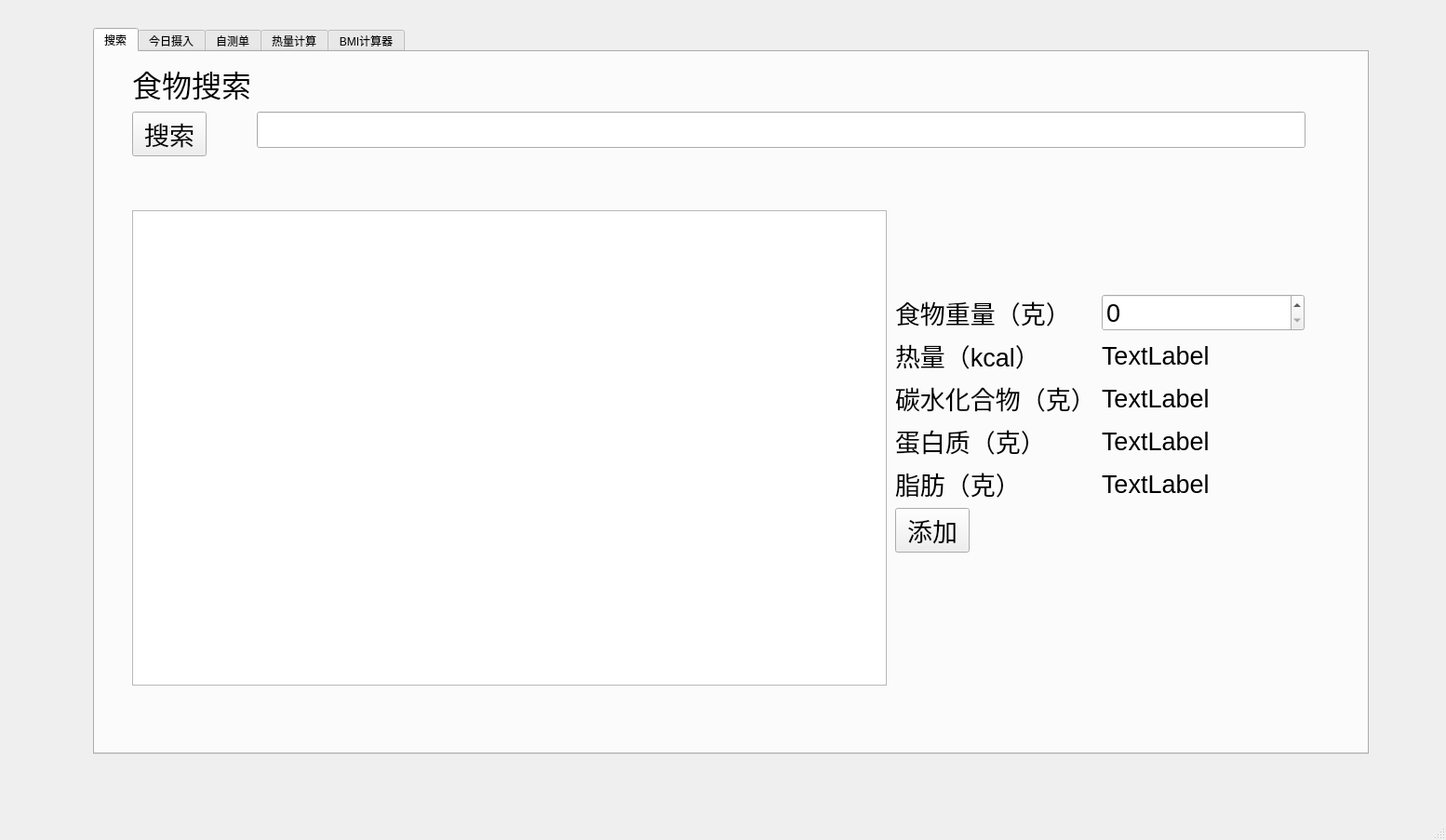
<?xml version="1.0" encoding="UTF-8"?>
<ui version="4.0">
 <class>MainWindow</class>
 <widget class="QMainWindow" name="MainWindow">
  <property name="geometry">
   <rect>
    <x>0</x>
    <y>0</y>
    <width>1554</width>
    <height>903</height>
   </rect>
  </property>
  <property name="windowTitle">
   <string>MainWindow</string>
  </property>
  <widget class="QWidget" name="centralwidget">
   <widget class="QTabWidget" name="tabWidget">
    <property name="geometry">
     <rect>
      <x>100</x>
      <y>30</y>
      <width>1371</width>
      <height>781</height>
     </rect>
    </property>
    <property name="currentIndex">
     <number>0</number>
    </property>
    <widget class="QWidget" name="tab_3">
     <attribute name="title">
      <string>搜索</string>
     </attribute>
     <widget class="QWidget" name="formLayoutWidget_2">
      <property name="geometry">
       <rect>
        <x>40</x>
        <y>10</y>
        <width>1261</width>
        <height>151</height>
       </rect>
      </property>
      <layout class="QFormLayout" name="formLayout_2">
       <item row="3" column="0">
        <widget class="QLabel" name="foodSearch_Title_Label">
         <property name="font">
          <font>
           <pointsize>24</pointsize>
          </font>
         </property>
         <property name="text">
          <string>食物搜索</string>
         </property>
         <property name="alignment">
          <set>Qt::AlignCenter</set>
         </property>
        </widget>
       </item>
       <item row="4" column="0">
        <widget class="QPushButton" name="foodSearch_Search_PushButton">
         <property name="font">
          <font>
           <pointsize>20</pointsize>
          </font>
         </property>
         <property name="text">
          <string>搜索</string>
         </property>
        </widget>
       </item>
       <item row="4" column="1">
        <widget class="QLineEdit" name="FoodSearch_FoodEnter_LineEdit">
         <property name="font">
          <font>
           <pointsize>20</pointsize>
          </font>
         </property>
         <property name="alignment">
          <set>Qt::AlignCenter</set>
         </property>
        </widget>
       </item>
      </layout>
     </widget>
     <widget class="QListWidget" name="FoodSearch_FoodOuput_ListWidget">
      <property name="geometry">
       <rect>
        <x>40</x>
        <y>170</y>
        <width>811</width>
        <height>511</height>
       </rect>
      </property>
     </widget>
     <widget class="QWidget" name="formLayoutWidget_3">
      <property name="geometry">
       <rect>
        <x>860</x>
        <y>260</y>
        <width>440</width>
        <height>339</height>
       </rect>
      </property>
      <layout class="QFormLayout" name="formLayout_3">
       <item row="0" column="1">
        <widget class="QSpinBox" name="FoodSearch_FoodWeightOut_Label">
         <property name="font">
          <font>
           <pointsize>20</pointsize>
          </font>
         </property>
         <property name="maximum">
          <number>10000</number>
         </property>
        </widget>
       </item>
       <item row="1" column="0">
        <widget class="QLabel" name="FoodSearch_Calories_Label">
         <property name="font">
          <font>
           <pointsize>20</pointsize>
          </font>
         </property>
         <property name="text">
          <string>热量（kcal）</string>
         </property>
        </widget>
       </item>
       <item row="1" column="1">
        <widget class="QLabel" name="FoodSearch_CaloriesOut_Label">
         <property name="font">
          <font>
           <pointsize>20</pointsize>
          </font>
         </property>
         <property name="text">
          <string>TextLabel</string>
         </property>
        </widget>
       </item>
       <item row="2" column="0">
        <widget class="QLabel" name="FoodSearch_Carb_Label">
         <property name="font">
          <font>
           <pointsize>20</pointsize>
          </font>
         </property>
         <property name="text">
          <string>碳水化合物（克）</string>
         </property>
        </widget>
       </item>
       <item row="2" column="1">
        <widget class="QLabel" name="FoodSearch_CarbOut_Label">
         <property name="font">
          <font>
           <pointsize>20</pointsize>
          </font>
         </property>
         <property name="text">
          <string>TextLabel</string>
         </property>
        </widget>
       </item>
       <item row="3" column="0">
        <widget class="QLabel" name="FoodSearch_Protein_Label">
         <property name="font">
          <font>
           <pointsize>20</pointsize>
          </font>
         </property>
         <property name="text">
          <string>蛋白质（克）</string>
         </property>
        </widget>
       </item>
       <item row="3" column="1">
        <widget class="QLabel" name="FoodSearch_ProteinOut_Label">
         <property name="font">
          <font>
           <pointsize>20</pointsize>
          </font>
         </property>
         <property name="text">
          <string>TextLabel</string>
         </property>
        </widget>
       </item>
       <item row="4" column="0">
        <widget class="QLabel" name="FoodSearch_Fat_Label">
         <property name="font">
          <font>
           <pointsize>20</pointsize>
          </font>
         </property>
         <property name="text">
          <string>脂肪（克）</string>
         </property>
        </widget>
       </item>
       <item row="4" column="1">
        <widget class="QLabel" name="FoodSearch_FatOut_Label">
         <property name="font">
          <font>
           <pointsize>20</pointsize>
          </font>
         </property>
         <property name="text">
          <string>TextLabel</string>
         </property>
        </widget>
       </item>
       <item row="5" column="0">
        <widget class="QPushButton" name="FoodSearch_AddFood_PushButton">
         <property name="font">
          <font>
           <pointsize>20</pointsize>
          </font>
         </property>
         <property name="text">
          <string>添加</string>
         </property>
        </widget>
       </item>
       <item row="0" column="0">
        <widget class="QLabel" name="FoodSearch_FoodWeight_Label">
         <property name="font">
          <font>
           <pointsize>20</pointsize>
          </font>
         </property>
         <property name="text">
          <string>食物重量（克）</string>
         </property>
        </widget>
       </item>
      </layout>
     </widget>
    </widget>
    <widget class="QWidget" name="tab_5">
     <attribute name="title">
      <string>今日摄入</string>
     </attribute>
     <widget class="QLabel" name="TodayI_Title">
      <property name="geometry">
       <rect>
        <x>540</x>
        <y>0</y>
        <width>131</width>
        <height>51</height>
       </rect>
      </property>
      <property name="font">
       <font>
        <pointsize>20</pointsize>
       </font>
      </property>
      <property name="text">
       <string>今日摄入</string>
      </property>
     </widget>
     <widget class="QWidget" name="formLayoutWidget_4">
      <property name="geometry">
       <rect>
        <x>50</x>
        <y>460</y>
        <width>1021</width>
        <height>201</height>
       </rect>
      </property>
      <layout class="QFormLayout" name="formLayout_4">
       <item row="0" column="0">
        <widget class="QLabel" name="label">
         <property name="font">
          <font>
           <pointsize>20</pointsize>
          </font>
         </property>
         <property name="text">
          <string>热量</string>
         </property>
        </widget>
       </item>
       <item row="1" column="0">
        <widget class="QLabel" name="label_2">
         <property name="font">
          <font>
           <pointsize>20</pointsize>
          </font>
         </property>
         <property name="text">
          <string>碳水化合物</string>
         </property>
        </widget>
       </item>
       <item row="1" column="1">
        <widget class="QLabel" name="todayIn_label_carb">
         <property name="font">
          <font>
           <pointsize>20</pointsize>
          </font>
         </property>
         <property name="text">
          <string>0g</string>
         </property>
         <property name="alignment">
          <set>Qt::AlignCenter</set>
         </property>
        </widget>
       </item>
       <item row="2" column="0">
        <widget class="QLabel" name="label_3">
         <property name="font">
          <font>
           <pointsize>20</pointsize>
          </font>
         </property>
         <property name="text">
          <string>蛋白质</string>
         </property>
        </widget>
       </item>
       <item row="2" column="1">
        <widget class="QLabel" name="todayIn_label_protein">
         <property name="font">
          <font>
           <pointsize>20</pointsize>
          </font>
         </property>
         <property name="text">
          <string>0g</string>
         </property>
         <property name="alignment">
          <set>Qt::AlignCenter</set>
         </property>
        </widget>
       </item>
       <item row="3" column="0">
        <widget class="QLabel" name="label_4">
         <property name="font">
          <font>
           <pointsize>20</pointsize>
          </font>
         </property>
         <property name="text">
          <string>脂肪</string>
         </property>
        </widget>
       </item>
       <item row="3" column="1">
        <widget class="QLabel" name="todayIn_label_fat">
         <property name="font">
          <font>
           <pointsize>20</pointsize>
          </font>
         </property>
         <property name="text">
          <string>0g</string>
         </property>
         <property name="alignment">
          <set>Qt::AlignCenter</set>
         </property>
        </widget>
       </item>
       <item row="0" column="1">
        <widget class="QLabel" name="today_label_calories">
         <property name="font">
          <font>
           <pointsize>20</pointsize>
          </font>
         </property>
         <property name="text">
          <string>0kcal</string>
         </property>
         <property name="alignment">
          <set>Qt::AlignCenter</set>
         </property>
        </widget>
       </item>
      </layout>
     </widget>
     <widget class="QListWidget" name="listWidget">
      <property name="geometry">
       <rect>
        <x>50</x>
        <y>50</y>
        <width>801</width>
        <height>391</height>
       </rect>
      </property>
     </widget>
     <widget class="QPushButton" name="pushButton">
      <property name="geometry">
       <rect>
        <x>910</x>
        <y>220</y>
        <width>171</width>
        <height>51</height>
       </rect>
      </property>
      <property name="font">
       <font>
        <pointsize>20</pointsize>
       </font>
      </property>
      <property name="text">
       <string>删除</string>
      </property>
     </widget>
    </widget>
    <widget class="QWidget" name="tab">
     <attribute name="title">
      <string>自测单</string>
     </attribute>
     <widget class="QWidget" name="gridLayoutWidget">
      <property name="geometry">
       <rect>
        <x>60</x>
        <y>90</y>
        <width>1021</width>
        <height>571</height>
       </rect>
      </property>
      <layout class="QGridLayout" name="gridLayout">
       <item row="0" column="1">
        <widget class="QSpinBox" name="selfCheck_Age_spinBox">
         <property name="font">
          <font>
           <pointsize>20</pointsize>
          </font>
         </property>
         <property name="maximum">
          <number>120</number>
         </property>
        </widget>
       </item>
       <item row="3" column="1">
        <widget class="QSpinBox" name="selfCheck_Waistline_spinBox">
         <property name="font">
          <font>
           <pointsize>20</pointsize>
          </font>
         </property>
         <property name="minimum">
          <number>1</number>
         </property>
         <property name="maximum">
          <number>200</number>
         </property>
        </widget>
       </item>
       <item row="4" column="1">
        <widget class="QComboBox" name="selfCheck_Gender_spinBox">
         <property name="font">
          <font>
           <pointsize>20</pointsize>
          </font>
         </property>
         <item>
          <property name="text">
           <string>男</string>
          </property>
         </item>
         <item>
          <property name="text">
           <string>女</string>
          </property>
         </item>
        </widget>
       </item>
       <item row="1" column="0">
        <widget class="QLabel" name="selfCheck_Weight_label">
         <property name="font">
          <font>
           <pointsize>18</pointsize>
          </font>
         </property>
         <property name="text">
          <string>体重（kg）</string>
         </property>
        </widget>
       </item>
       <item row="0" column="0">
        <widget class="QLabel" name="selfCheck_Age_Label">
         <property name="font">
          <font>
           <pointsize>18</pointsize>
          </font>
         </property>
         <property name="text">
          <string>年龄</string>
         </property>
        </widget>
       </item>
       <item row="5" column="1">
        <widget class="QComboBox" name="selfCheck_History_spinBox">
         <property name="font">
          <font>
           <pointsize>20</pointsize>
          </font>
         </property>
         <item>
          <property name="text">
           <string>有</string>
          </property>
         </item>
         <item>
          <property name="text">
           <string>无</string>
          </property>
         </item>
        </widget>
       </item>
       <item row="5" column="0">
        <widget class="QLabel" name="selfCheck_History_Label">
         <property name="font">
          <font>
           <pointsize>18</pointsize>
          </font>
         </property>
         <property name="text">
          <string>糖尿病家族史</string>
         </property>
        </widget>
       </item>
       <item row="4" column="0">
        <widget class="QLabel" name="selfCheck_Gender_Label">
         <property name="font">
          <font>
           <pointsize>18</pointsize>
          </font>
         </property>
         <property name="text">
          <string>性别</string>
         </property>
        </widget>
       </item>
       <item row="2" column="0">
        <widget class="QLabel" name="selfCheck_Heigh_Label">
         <property name="font">
          <font>
           <pointsize>18</pointsize>
          </font>
         </property>
         <property name="text">
          <string>身高（cm）</string>
         </property>
        </widget>
       </item>
       <item row="2" column="1">
        <widget class="QSpinBox" name="selfCheck_Height_spinBox">
         <property name="font">
          <font>
           <pointsize>20</pointsize>
          </font>
         </property>
         <property name="minimum">
          <number>1</number>
         </property>
         <property name="maximum">
          <number>250</number>
         </property>
        </widget>
       </item>
       <item row="3" column="0">
        <widget class="QLabel" name="selfCheck_Waistline_Label">
         <property name="font">
          <font>
           <pointsize>18</pointsize>
          </font>
         </property>
         <property name="text">
          <string>腰围（cm）</string>
         </property>
        </widget>
       </item>
       <item row="1" column="1">
        <widget class="QSpinBox" name="selfCheck_Weight_spinBox">
         <property name="font">
          <font>
           <pointsize>20</pointsize>
          </font>
         </property>
         <property name="maximum">
          <number>200</number>
         </property>
        </widget>
       </item>
       <item row="6" column="0">
        <widget class="QPushButton" name="selfCheck_Confirm_Pushbutton">
         <property name="font">
          <font>
           <pointsize>20</pointsize>
          </font>
         </property>
         <property name="text">
          <string>确定</string>
         </property>
        </widget>
       </item>
       <item row="6" column="1">
        <widget class="QLabel" name="selfCheck_Output_Label">
         <property name="font">
          <font>
           <pointsize>20</pointsize>
          </font>
         </property>
         <property name="text">
          <string>1111</string>
         </property>
        </widget>
       </item>
      </layout>
     </widget>
     <widget class="QLabel" name="selfCheck_Title_Label">
      <property name="geometry">
       <rect>
        <x>450</x>
        <y>40</y>
        <width>241</width>
        <height>51</height>
       </rect>
      </property>
      <property name="font">
       <font>
        <pointsize>24</pointsize>
       </font>
      </property>
      <property name="text">
       <string>糖尿病自测单</string>
      </property>
     </widget>
    </widget>
    <widget class="QWidget" name="tab_2">
     <attribute name="title">
      <string>热量计算</string>
     </attribute>
     <widget class="QWidget" name="gridLayoutWidget_2">
      <property name="geometry">
       <rect>
        <x>40</x>
        <y>50</y>
        <width>1281</width>
        <height>681</height>
       </rect>
      </property>
      <layout class="QGridLayout" name="gridLayout_2">
       <item row="7" column="0">
        <widget class="QPushButton" name="pushButton_2">
         <property name="font">
          <font>
           <pointsize>20</pointsize>
          </font>
         </property>
         <property name="text">
          <string>计算</string>
         </property>
        </widget>
       </item>
       <item row="7" column="1">
        <spacer name="horizontalSpacer">
         <property name="orientation">
          <enum>Qt::Horizontal</enum>
         </property>
         <property name="sizeHint" stdset="0">
          <size>
           <width>40</width>
           <height>20</height>
          </size>
         </property>
        </spacer>
       </item>
       <item row="9" column="0">
        <widget class="QLabel" name="Metabolism_Protein_Label">
         <property name="font">
          <font>
           <pointsize>18</pointsize>
          </font>
         </property>
         <property name="text">
          <string>蛋白质（g）</string>
         </property>
        </widget>
       </item>
       <item row="0" column="1">
        <widget class="QSpinBox" name="Metabolism_Age_spinBox">
         <property name="font">
          <font>
           <pointsize>20</pointsize>
          </font>
         </property>
         <property name="minimum">
          <number>1</number>
         </property>
         <property name="maximum">
          <number>120</number>
         </property>
        </widget>
       </item>
       <item row="4" column="0">
        <widget class="QLabel" name="Metabolism_WeightGoal_Label">
         <property name="font">
          <font>
           <pointsize>18</pointsize>
          </font>
         </property>
         <property name="text">
          <string>期望体重（kg）</string>
         </property>
        </widget>
       </item>
       <item row="4" column="1">
        <widget class="QSpinBox" name="Metabolism_WeightGoal_spinBox">
         <property name="font">
          <font>
           <pointsize>20</pointsize>
          </font>
         </property>
         <property name="minimum">
          <number>1</number>
         </property>
         <property name="maximum">
          <number>200</number>
         </property>
        </widget>
       </item>
       <item row="3" column="1">
        <widget class="QSpinBox" name="Metabolism_Height_spinBox">
         <property name="font">
          <font>
           <pointsize>20</pointsize>
          </font>
         </property>
         <property name="minimum">
          <number>1</number>
         </property>
         <property name="maximum">
          <number>250</number>
         </property>
        </widget>
       </item>
       <item row="0" column="0">
        <widget class="QLabel" name="Metabolism_Age_Label">
         <property name="font">
          <font>
           <pointsize>18</pointsize>
          </font>
         </property>
         <property name="text">
          <string>年龄</string>
         </property>
        </widget>
       </item>
       <item row="1" column="0">
        <widget class="QLabel" name="Metabolism_Weight_Label">
         <property name="font">
          <font>
           <pointsize>18</pointsize>
          </font>
         </property>
         <property name="text">
          <string>体重（kg）</string>
         </property>
        </widget>
       </item>
       <item row="3" column="0">
        <widget class="QLabel" name="Metabolism_Height_Label">
         <property name="font">
          <font>
           <pointsize>18</pointsize>
          </font>
         </property>
         <property name="text">
          <string>身高（cm）</string>
         </property>
        </widget>
       </item>
       <item row="1" column="1">
        <widget class="QSpinBox" name="Metabolism_Weight_spinBox">
         <property name="font">
          <font>
           <pointsize>20</pointsize>
          </font>
         </property>
         <property name="minimum">
          <number>1</number>
         </property>
         <property name="maximum">
          <number>200</number>
         </property>
        </widget>
       </item>
       <item row="2" column="1">
        <widget class="QComboBox" name="Metabolism_Activity_spinBox">
         <property name="font">
          <font>
           <pointsize>20</pointsize>
          </font>
         </property>
         <item>
          <property name="text">
           <string>整日坐着</string>
          </property>
         </item>
         <item>
          <property name="text">
           <string>非常轻（办公室工作&amp;学习）</string>
          </property>
         </item>
         <item>
          <property name="text">
           <string>轻度运动（站立工作&amp;行走）</string>
          </property>
         </item>
         <item>
          <property name="text">
           <string>中度运动(体力工作&amp;每天运动两小时)</string>
          </property>
         </item>
         <item>
          <property name="text">
           <string>高强度运动（沉重的体力劳动&amp;运动员）</string>
          </property>
         </item>
         <item>
          <property name="text">
           <string>重度运动（每天至少8小时剧烈运动）</string>
          </property>
         </item>
        </widget>
       </item>
       <item row="10" column="0">
        <widget class="QLabel" name="Metabolism_Carb_Label">
         <property name="font">
          <font>
           <pointsize>18</pointsize>
          </font>
         </property>
         <property name="text">
          <string>碳水化合物(g)</string>
         </property>
        </widget>
       </item>
       <item row="8" column="1">
        <widget class="QLabel" name="Metabolism_CaloriesIn_Output">
         <property name="font">
          <font>
           <pointsize>20</pointsize>
          </font>
         </property>
         <property name="text">
          <string>0kcal</string>
         </property>
        </widget>
       </item>
       <item row="2" column="0">
        <widget class="QLabel" name="Metabolism_Activity_Label">
         <property name="font">
          <font>
           <pointsize>18</pointsize>
          </font>
         </property>
         <property name="text">
          <string>运动</string>
         </property>
        </widget>
       </item>
       <item row="11" column="0">
        <widget class="QLabel" name="Metabolism_Fat_Label">
         <property name="font">
          <font>
           <pointsize>18</pointsize>
          </font>
         </property>
         <property name="text">
          <string>脂肪（g）</string>
         </property>
        </widget>
       </item>
       <item row="8" column="0">
        <widget class="QLabel" name="Metabolism_caloriesIn_Label">
         <property name="font">
          <font>
           <pointsize>18</pointsize>
          </font>
         </property>
         <property name="text">
          <string>热量可摄入</string>
         </property>
        </widget>
       </item>
       <item row="5" column="0">
        <widget class="QLabel" name="label_5">
         <property name="font">
          <font>
           <pointsize>20</pointsize>
          </font>
         </property>
         <property name="text">
          <string>性别</string>
         </property>
        </widget>
       </item>
       <item row="9" column="1">
        <widget class="QLabel" name="Metabolism_Protein_Output">
         <property name="font">
          <font>
           <pointsize>20</pointsize>
          </font>
         </property>
         <property name="text">
          <string>0克</string>
         </property>
        </widget>
       </item>
       <item row="11" column="1">
        <widget class="QLabel" name="Metabolism_Fat_Output">
         <property name="font">
          <font>
           <pointsize>20</pointsize>
          </font>
         </property>
         <property name="text">
          <string>0克</string>
         </property>
        </widget>
       </item>
       <item row="10" column="1">
        <widget class="QLabel" name="Metabolism_Carb_Output">
         <property name="font">
          <font>
           <pointsize>20</pointsize>
          </font>
         </property>
         <property name="text">
          <string>0克</string>
         </property>
        </widget>
       </item>
       <item row="5" column="1">
        <widget class="QComboBox" name="comboBox">
         <property name="font">
          <font>
           <pointsize>20</pointsize>
          </font>
         </property>
         <item>
          <property name="text">
           <string>男</string>
          </property>
         </item>
         <item>
          <property name="text">
           <string>女</string>
          </property>
         </item>
        </widget>
       </item>
       <item row="6" column="0">
        <widget class="QLabel" name="label_7">
         <property name="font">
          <font>
           <pointsize>20</pointsize>
          </font>
         </property>
         <property name="text">
          <string>增/减脂期时长（月）</string>
         </property>
        </widget>
       </item>
       <item row="6" column="1">
        <widget class="QSpinBox" name="spinBox_2">
         <property name="font">
          <font>
           <pointsize>20</pointsize>
          </font>
         </property>
        </widget>
       </item>
      </layout>
     </widget>
     <widget class="QLabel" name="Metabolism_Title_Label">
      <property name="geometry">
       <rect>
        <x>570</x>
        <y>0</y>
        <width>241</width>
        <height>51</height>
       </rect>
      </property>
      <property name="font">
       <font>
        <pointsize>24</pointsize>
       </font>
      </property>
      <property name="text">
       <string>每日热量计算</string>
      </property>
     </widget>
    </widget>
    <widget class="QWidget" name="tab_4">
     <attribute name="title">
      <string>BMI计算器</string>
     </attribute>
     <widget class="QWidget" name="formLayoutWidget">
      <property name="geometry">
       <rect>
        <x>50</x>
        <y>0</y>
        <width>1261</width>
        <height>721</height>
       </rect>
      </property>
      <layout class="QFormLayout" name="formLayout">
       <item row="0" column="0">
        <widget class="QLabel" name="BMI_Title">
         <property name="font">
          <font>
           <pointsize>24</pointsize>
          </font>
         </property>
         <property name="text">
          <string>BMI计算器</string>
         </property>
        </widget>
       </item>
       <item row="1" column="0">
        <widget class="QLabel" name="BMI_Weight_Label">
         <property name="font">
          <font>
           <pointsize>20</pointsize>
          </font>
         </property>
         <property name="text">
          <string>体重(kg)</string>
         </property>
        </widget>
       </item>
       <item row="1" column="1">
        <widget class="QSpinBox" name="BMI_Weight_SpinBox">
         <property name="font">
          <font>
           <pointsize>20</pointsize>
          </font>
         </property>
         <property name="minimum">
          <number>1</number>
         </property>
         <property name="maximum">
          <number>200</number>
         </property>
        </widget>
       </item>
       <item row="2" column="0">
        <widget class="QLabel" name="BMI_Height_Label">
         <property name="font">
          <font>
           <pointsize>20</pointsize>
          </font>
         </property>
         <property name="text">
          <string>身高(cm)</string>
         </property>
        </widget>
       </item>
       <item row="2" column="1">
        <widget class="QSpinBox" name="BMI_Height_SpinBox">
         <property name="font">
          <font>
           <pointsize>20</pointsize>
          </font>
         </property>
         <property name="minimum">
          <number>1</number>
         </property>
         <property name="maximum">
          <number>250</number>
         </property>
        </widget>
       </item>
       <item row="3" column="0">
        <widget class="QLabel" name="BMI_Gender_Label">
         <property name="font">
          <font>
           <pointsize>20</pointsize>
          </font>
         </property>
         <property name="text">
          <string>性别</string>
         </property>
        </widget>
       </item>
       <item row="3" column="1">
        <widget class="QComboBox" name="BMI_Gender_ComboBox">
         <property name="font">
          <font>
           <pointsize>20</pointsize>
          </font>
         </property>
         <item>
          <property name="text">
           <string>男</string>
          </property>
         </item>
         <item>
          <property name="text">
           <string>女</string>
          </property>
         </item>
        </widget>
       </item>
       <item row="4" column="0">
        <widget class="QLabel" name="label_6">
         <property name="font">
          <font>
           <pointsize>20</pointsize>
          </font>
         </property>
         <property name="text">
          <string>腰围(cm)</string>
         </property>
        </widget>
       </item>
       <item row="4" column="1">
        <widget class="QSpinBox" name="spinBox">
         <property name="font">
          <font>
           <pointsize>20</pointsize>
          </font>
         </property>
        </widget>
       </item>
       <item row="8" column="0">
        <widget class="QPushButton" name="pushButton_3">
         <property name="font">
          <font>
           <pointsize>20</pointsize>
          </font>
         </property>
         <property name="text">
          <string>计算</string>
         </property>
        </widget>
       </item>
       <item row="8" column="1">
        <spacer name="horizontalSpacer_2">
         <property name="orientation">
          <enum>Qt::Horizontal</enum>
         </property>
         <property name="sizeHint" stdset="0">
          <size>
           <width>40</width>
           <height>20</height>
          </size>
         </property>
        </spacer>
       </item>
       <item row="9" column="0">
        <widget class="QLabel" name="BMI_Output_Label">
         <property name="font">
          <font>
           <pointsize>20</pointsize>
          </font>
         </property>
         <property name="text">
          <string>BMI</string>
         </property>
        </widget>
       </item>
       <item row="9" column="1">
        <widget class="QLabel" name="BMI_Output_Label_2">
         <property name="font">
          <font>
           <pointsize>20</pointsize>
          </font>
         </property>
         <property name="text">
          <string>-</string>
         </property>
         <property name="alignment">
          <set>Qt::AlignCenter</set>
         </property>
        </widget>
       </item>
       <item row="10" column="0">
        <widget class="QLabel" name="BMI_Heathness_Label">
         <property name="font">
          <font>
           <pointsize>20</pointsize>
          </font>
         </property>
         <property name="text">
          <string>BMI健康度</string>
         </property>
        </widget>
       </item>
       <item row="10" column="1">
        <widget class="QLabel" name="BMI_Heathness_Label_2">
         <property name="font">
          <font>
           <pointsize>20</pointsize>
          </font>
         </property>
         <property name="text">
          <string>-</string>
         </property>
         <property name="alignment">
          <set>Qt::AlignCenter</set>
         </property>
        </widget>
       </item>
       <item row="11" column="0">
        <widget class="QLabel" name="BMI_Bodyfat_Label">
         <property name="font">
          <font>
           <pointsize>20</pointsize>
          </font>
         </property>
         <property name="text">
          <string>估算体脂率</string>
         </property>
        </widget>
       </item>
       <item row="11" column="1">
        <widget class="QLabel" name="BMI_Bodyfat_Label_2">
         <property name="font">
          <font>
           <pointsize>20</pointsize>
          </font>
         </property>
         <property name="text">
          <string>-</string>
         </property>
         <property name="alignment">
          <set>Qt::AlignCenter</set>
         </property>
        </widget>
       </item>
       <item row="7" column="0">
        <spacer name="verticalSpacer">
         <property name="orientation">
          <enum>Qt::Vertical</enum>
         </property>
         <property name="sizeHint" stdset="0">
          <size>
           <width>40</width>
           <height>100</height>
          </size>
         </property>
        </spacer>
       </item>
       <item row="5" column="0">
        <widget class="QLabel" name="label_8">
         <property name="font">
          <font>
           <pointsize>20</pointsize>
          </font>
         </property>
         <property name="text">
          <string>臀围(cm)</string>
         </property>
        </widget>
       </item>
       <item row="5" column="1">
        <widget class="QSpinBox" name="spinBox_3">
         <property name="font">
          <font>
           <pointsize>20</pointsize>
          </font>
         </property>
        </widget>
       </item>
       <item row="6" column="0">
        <widget class="QLabel" name="label_9">
         <property name="font">
          <font>
           <pointsize>20</pointsize>
          </font>
         </property>
         <property name="text">
          <string>颈围(cm)</string>
         </property>
        </widget>
       </item>
       <item row="6" column="1">
        <widget class="QSpinBox" name="spinBox_4">
         <property name="font">
          <font>
           <pointsize>20</pointsize>
          </font>
         </property>
        </widget>
       </item>
       <item row="12" column="0">
        <widget class="QLabel" name="label_10">
         <property name="font">
          <font>
           <pointsize>20</pointsize>
          </font>
         </property>
         <property name="text">
          <string>体脂率健康度</string>
         </property>
        </widget>
       </item>
       <item row="12" column="1">
        <widget class="QLabel" name="label_11">
         <property name="font">
          <font>
           <pointsize>20</pointsize>
          </font>
         </property>
         <property name="text">
          <string>-</string>
         </property>
         <property name="alignment">
          <set>Qt::AlignCenter</set>
         </property>
        </widget>
       </item>
      </layout>
     </widget>
    </widget>
   </widget>
  </widget>
  <widget class="QMenuBar" name="menubar">
   <property name="geometry">
    <rect>
     <x>0</x>
     <y>0</y>
     <width>1554</width>
     <height>26</height>
    </rect>
   </property>
  </widget>
  <widget class="QStatusBar" name="statusbar"/>
 </widget>
 <resources/>
 <connections/>
</ui>
